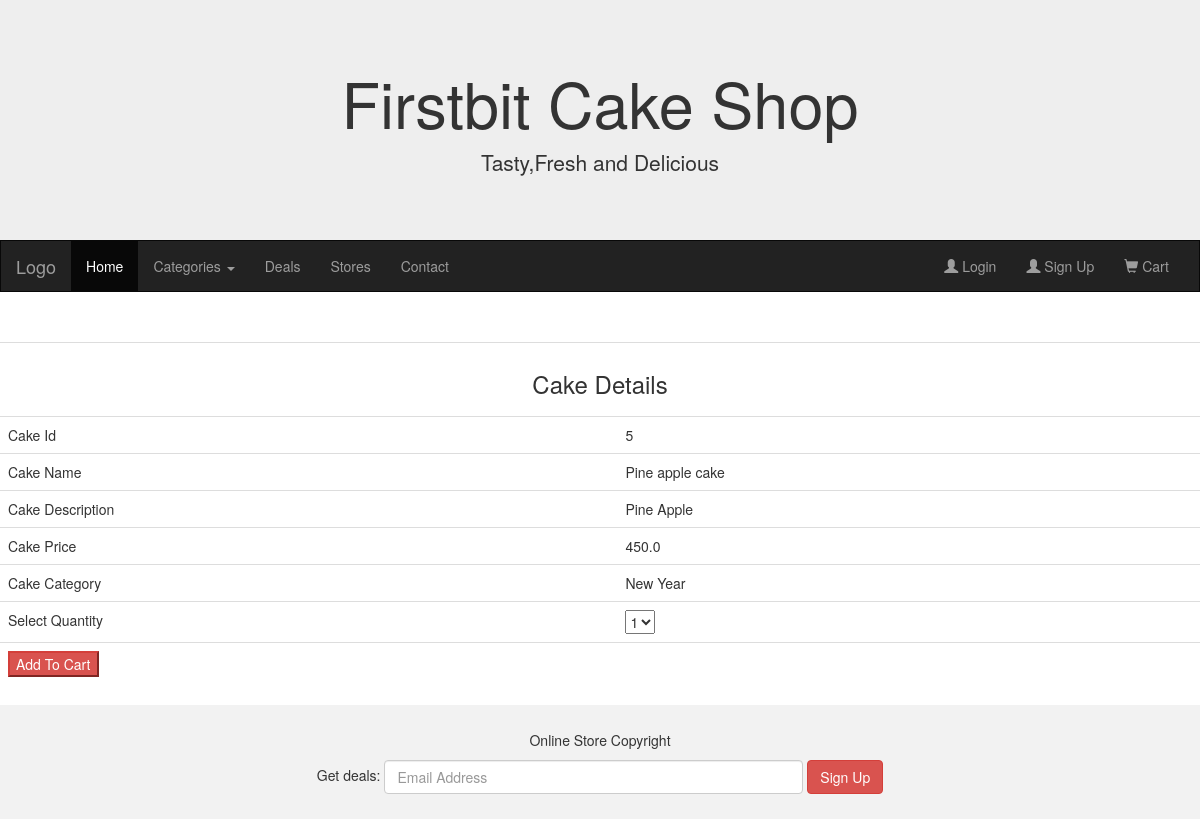
/ViewDetails/5, run on the app's committed database.
### AdminApp/models.py (models this page shows, shortened)
class Cake(models.Model):
    cakename = models.CharField(max_length=20)
    price = models.FloatField(default=300)
    description = models.CharField(max_length=200)
    imageUrl = models.ImageField(upload_to = 'Images')
    category = models.ForeignKey(Category,on_delete=models.CASCADE)
    class Meta:
        db_table = "Cake"

class Category(models.Model):
    cname = models.CharField(max_length=20)
    class Meta:
        db_table = "Category"

### UserApp/views.py (the view)
# urls.py: path('ViewDetails/<id>',views.ViewDetails),
def ViewDetails(request,id):
    cats = Category.objects.all()
    cake = Cake.objects.get(id=id)
    return render(request,"UserApp/ViewDetails.html",{"cake":cake,"cats":cats})

### templates/UserApp/ViewDetails.html (shortened to what this page needs)
{%extends "../master.html"%}
{%block content%}
<center>
    <form method="post" action="/AddToCart">
    <table class="table">
        <tr><th colspan="2" ><h3 align="center">Cake Details</h1></th></tr>
        <tr><td>Cake Id</td><td>{{cake.id}}
        </td></tr>
        <tr><td>Cake Name</td><td>{{cake.cakename}}</td></tr>
        <tr><td>Cake Description</td><td>{{cake.description}}</td></tr>
        <tr><td>Cake Price</td><td>{{cake.price}}</td></tr>
        <tr><td>Cake Category</td><td>{{cake.category.cname}}</td></tr>
        <tr><td>Select Quantity</td><td><select name="qty">
            <option>1</option>
        </select></td></tr>
        <tr><td><button type="submit" class="button btn-danger" >Add To Cart</button></td><td></td></tr>
    </table>
</form>
</center>
{%endblock%}

### data on the page
Cake: id "5", cakename "Pine apple cake", description "Pine Apple", price "450.0", category.cname "New Year"
